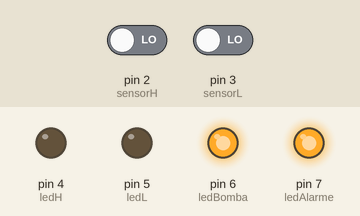
This sketch was run on a simulated Arduino Uno, built with avr-gcc and run on an emulated ATmega328P. On the bench: output pins drawn as LEDs (lit = HIGH). Inputs (shaded band) come from the test bench; at power-on: pin 2 (sensorH) LOW, pin 3 (sensorL) LOW.

Above: at 1.2 s.
1.3 s: pin 2 (sensorH) driven HIGH
At 1.8 s:
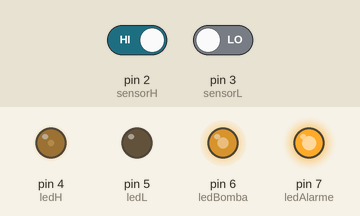
2.8 s: pin 3 (sensorL) driven HIGH
At 4.0 s:
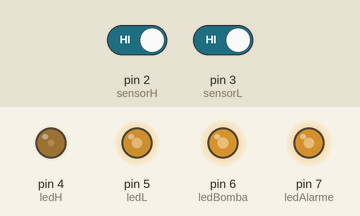
4.3 s: pin 2 (sensorH) driven LOW
At 5.5 s:
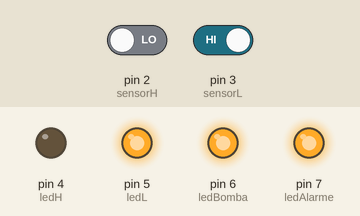
5.8 s: pin 3 (sensorL) driven LOW
At 6.6 s:
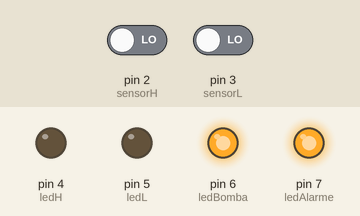
7.3 s: pin 2 (sensorH) driven HIGH
At 8.5 s:
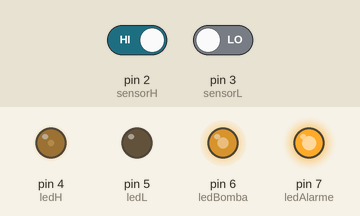
8.8 s: pin 2 (sensorH) driven LOW
At 9.9 s:
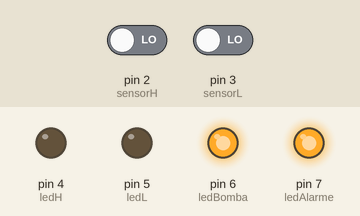
Timing chart, 0 to 11.3 s (numbered marks = the images above; inputs shaded):
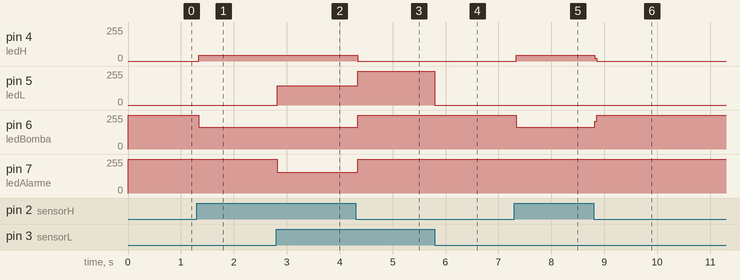

The sketch:

Aula16_ex2.ino
```cpp
#define sensorH 2
#define sensorL 3
#define ledH 4
#define ledL 5
#define ledBomba 6
#define ledAlarme 7


void setup() {

  pinMode(sensorH, INPUT);
  pinMode(sensorL, INPUT);

  pinMode(ledH, OUTPUT);
  pinMode(ledL, OUTPUT);
  pinMode(ledBomba, OUTPUT);
  pinMode(ledAlarme, OUTPUT);

}

void loop() {
  bool H = digitalRead(sensorH);
  bool L = digitalRead(sensorL);


  if (H == 1 && L == 1) {
    digitalWrite(ledL, HIGH);
    digitalWrite(ledBomba, LOW);

    digitalWrite(ledH, HIGH);
    digitalWrite(ledAlarme, LOW);
  }
  if (H == 1 && L ==0) {
    digitalWrite(ledL, LOW);
    digitalWrite(ledBomba, LOW);

    digitalWrite(ledH, HIGH);
    digitalWrite(ledAlarme, HIGH);
  }
   if (H == 0 && L == 1) {
    digitalWrite(ledH, LOW);
    digitalWrite(ledBomba, HIGH);

    digitalWrite(ledL, HIGH);
    digitalWrite(ledAlarme, HIGH);
  }
  else {
    digitalWrite(ledH, LOW);
    digitalWrite(ledBomba, HIGH);

    digitalWrite(ledL, LOW);
    digitalWrite(ledAlarme, HIGH);
  }
}
```

Measured:
- after the input at 1.3 s, pin 4 (ledH): 0/255 → 43/255 at once; pin 6 (ledBomba): 255/255 → 165/255 at once
- after the input at 2.8 s, pin 5 (ledL): 0/255 → 144/255 at once; pin 7 (ledAlarme): 255/255 → 157/255 at once
- after the input at 4.3 s, pin 4 (ledH): 43/255 → 0/255 at once; pin 5 (ledL): 144/255 → 255/255 at once; pin 6 (ledBomba): 165/255 → 255/255 at once; pin 7 (ledAlarme): 157/255 → 255/255 at once
- after the input at 5.8 s, pin 5 (ledL): 255/255 → 0/255 at once
- after the input at 7.3 s, pin 4 (ledH): 0/255 → 43/255 at once; pin 6 (ledBomba): 255/255 → 165/255 at once
- after the input at 8.8 s, pin 4 (ledH): 43/255 → 0/255 at once; pin 6 (ledBomba): 165/255 → 255/255 at once
